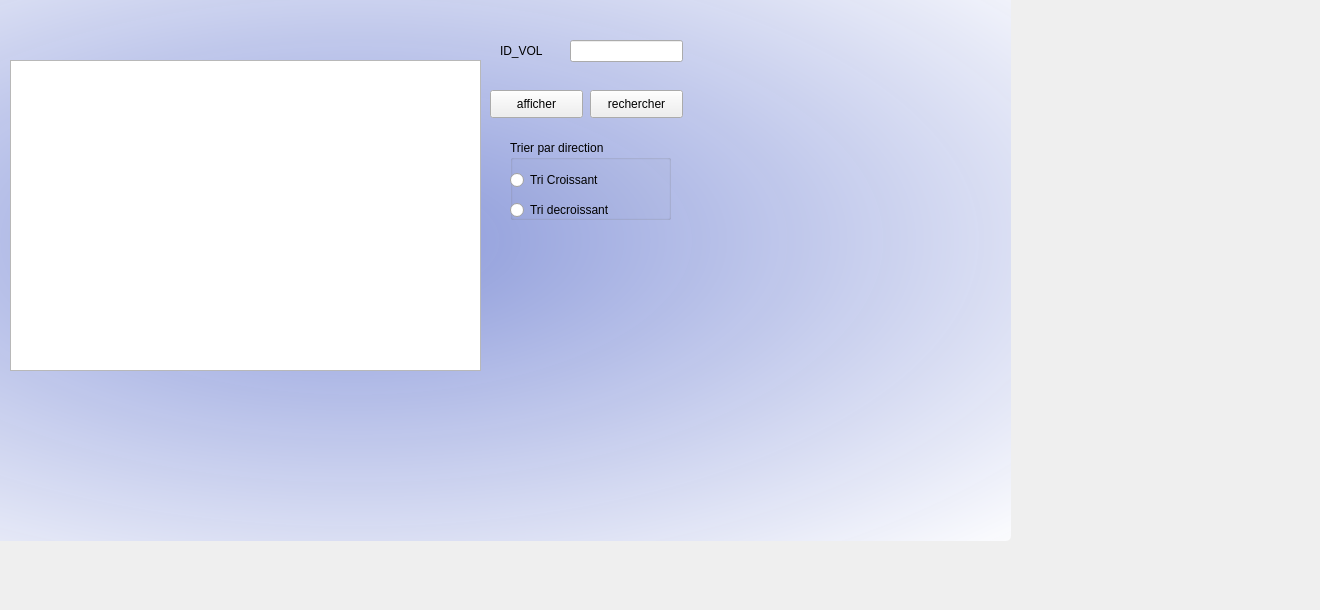
   <widget class="QWidget" name="tab_2">
    <attribute name="title">
     <string>affichage du vol</string>
    </attribute>
    <widget class="QPushButton" name="pushButton">
     <property name="geometry">
      <rect>
       <x>490</x>
       <y>90</y>
       <width>93</width>
       <height>28</height>
      </rect>
     </property>
     <property name="text">
      <string>afficher</string>
     </property>
    </widget>
    <widget class="QTableView" name="tablevol">
     <property name="geometry">
      <rect>
       <x>10</x>
       <y>60</y>
       <width>471</width>
       <height>311</height>
      </rect>
     </property>
    </widget>
    <widget class="QLabel" name="label_13">
     <property name="geometry">
      <rect>
       <x>-300</x>
       <y>-60</y>
       <width>1311</width>
       <height>601</height>
      </rect>
     </property>
     <property name="styleSheet">
      <string notr="true">fQToolTip

{

     border: 1px solid black;

     background-color: #ffa02f;

     padding: 1px;

     border-radius: 3px;

     opacity: 100;

}

QFrame

{

	background-color: rgb(98, 98, 98);

}



QWidget

{

/* widget-&gt;setStyleSheet(&quot;background-color: transparent;&quot;);

widget-&gt;setWindowFlags(Qt::FramelessWindowHint);   //No windowing

widget-&gt;setAttribute(Qt::WA_TranslucentBackground); // No background*/

	color: rgb(0, 0, 0);

 /*  color: #b1b1b1;*/

 

	background-color: qradialgradient(spread:pad, cx:0.5, cy:0.5, radius:0.732, fx:0.5, fy:0.5, stop:0 rgba(134, 149, 217, 245), stop:1 rgba(255, 255, 255, 255));

	/*background-color: qradialgradient(spread:pad, cx:0.5, cy:0.5, radius:0.752, fx:0.513, fy:0.511364, stop:0 rgba(93, 63, 211, 255), stop:1 rgba(255, 255, 255, 255));*/



  padding: 1px;

   /* border-style: solid;

  /*  border: 1px solid #1e1e1e;*/

    border-radius: 5;

  /* background-color: #674ea7;*/

/*#323232; loun el page mtaa e l ajout w mtaa el supprimer w el adition w el affichage */

}



QWidget:item:hover

{

    background-color: QLinearGradient( x1: 0, y1: 0, x2: 0, y2: 1, stop: 0 #ffa02f, stop: 1 #ca0619);

    color: #000000;

}



QWidget:item:selected

{

    background-color: QLinearGradient( x1: 0, y1: 0, x2: 0, y2: 1, stop: 0 #ffa02f, stop: 1 #d7801a);

}



QMenuBar::item

{

    background: transparent;

}



QMenuBar::item:selected

{

    background: transparent;

    border: 1px solid #ffaa00;

}



QMenuBar::item:pressed

{

    background: #444;

    border: 1px solid #000;

    background-color: QLinearGradient(

        x1:0, y1:0,

        x2:0, y2:1,

        stop:1 #212121,

        stop:0.4 #343434/*,

        stop:0.2 #343434,

        stop:0.1 #ffaa00*/

    );

    margin-bottom:-1px;

    padding-bottom:1px;

}



QMenu

{

    border: 1px solid #000;

}



QMenu::item

{

    padding: 2px 20px 2px 20px;

}



QMenu::item:selected

{

    color: #000000;

}



QWidget:disabled

{

    color: #404040;

    background-color: #323232;

}



QAbstractItemView

{

    background-color: QLinearGradient( x1: 0, y1: 0, x2: 0, y2: 1, stop: 0 #4d4d4d, stop: 0.1 #646464, stop: 1 #5d5d5d);

}



QWidget:focus

{

    /*border: 2px solid QLinearGradient( x1: 0, y1: 0, x2: 0, y2: 1, stop: 0 #ffa02f, stop: 1 #d7801a);*/

}



QLineEdit

{

    background-color: QLinearGradient( x1: 0, y1: 0, x2: 0, y2: 1, stop: 0 #4d4d4d, stop: 0 #646464, stop: 1 #5d5d5d);

    padding: 1px;

    border-style: solid;

    border: 1px solid #1e1e1e;

    border-radius: 5;

}



QPushButton

{

    color: #b1b1b1;

    background-color: QLinearGradient( x1: 0, y1: 0, x2: 0, y2: 1, stop: 0 #565656, stop: 0.1 #525252, stop: 0.5 #4e4e4e, stop: 0.9 #4a4a4a, stop: 1 #464646);

    border-width: 1px;

    border-color: #1e1e1e;

    border-style: solid;

    border-radius: 6;

    padding: 3px;

    font-size: 12px;

    padding-left: 5px;

    padding-right: 5px;

}



QPushButton:pressed

{

    background-color: QLinearGradient( x1: 0, y1: 0, x2: 0, y2: 1, stop: 0 #2d2d2d, stop: 0.1 #2b2b2b, stop: 0.5 #292929, stop: 0.9 #282828, stop: 1 #252525);

}



QComboBox

{

    selection-background-color: #ffaa00;

    background-color: QLinearGradient( x1: 0, y1: 0, x2: 0, y2: 1, stop: 0 #565656, stop: 0.1 #525252, stop: 0.5 #4e4e4e, stop: 0.9 #4a4a4a, stop: 1 #464646);

    border-style: solid;

    border: 1px solid #1e1e1e;

    border-radius: 5;

}



QComboBox:hover,QPushButton:hover

{

    border: 2px solid QLinearGradient( x1: 0, y1: 0, x2: 0, y2: 1, stop: 0 #ffa02f, stop: 1 #d7801a);

}





QComboBox:on

{

    padding-top: 3px;

    padding-left: 4px;

    background-color: QLinearGradient( x1: 0, y1: 0, x2: 0, y2: 1, stop: 0 #2d2d2d, stop: 0.1 #2b2b2b, stop: 0.5 #292929, stop: 0.9 #282828, stop: 1 #252525);

    selection-background-color: #ffaa00;

}



QComboBox QAbstractItemView

{

    border: 2px solid darkgray;

    selection-background-color: QLinearGradient( x1: 0, y1: 0, x2: 0, y2: 1, stop: 0 #ffa02f, stop: 1 #d7801a);

}



QComboBox::drop-down

{

     subcontrol-origin: padding;

     subcontrol-position: top right;

     width: 15px;



     border-left-width: 0px;

     border-left-color: darkgray;

     border-left-style: solid; /* just a single line */

     border-top-right-radius: 3px; /* same radius as the QComboBox */

     border-bottom-right-radius: 3px;

 }



QComboBox::down-arrow

{

     image: url(:/down_arrow.png);

}



QGroupBox:focus

{

border: 2px solid QLinearGradient( x1: 0, y1: 0, x2: 0, y2: 1, stop: 0 #ffa02f, stop: 1 #d7801a);

}



QTextEdit:focus

{

    border: 2px solid QLinearGradient( x1: 0, y1: 0, x2: 0, y2: 1, stop: 0 #ffa02f, stop: 1 #d7801a);

}



QScrollBar:horizontal {

     border: 1px solid #222222;

     background: QLinearGradient( x1: 0, y1: 0, x2: 0, y2: 1, stop: 0.0 #121212, stop: 0.2 #282828, stop: 1 #484848);

     height: 7px;

     margin: 0px 16px 0 16px;

}



QScrollBar::handle:horizontal

{

      background: QLinearGradient( x1: 0, y1: 0, x2: 1, y2: 0, stop: 0 #ffa02f, stop: 0.5 #d7801a, stop: 1 #ffa02f);

      min-height: 20px;

      border-radius: 2px;

}



QScrollBar::add-line:horizontal {

      border: 1px solid #1b1b19;

      border-radius: 2px;

      background: QLinearGradient( x1: 0, y1: 0, x2: 1, y2: 0, stop: 0 #ffa02f, stop: 1 #d7801a);

      width: 14px;

      subcontrol-position: right;

      subcontrol-origin: margin;

}



QScrollBar::sub-line:horizontal {

      border: 1px solid #1b1b19;

      border-radius: 2px;

      background: QLinearGradient( x1: 0, y1: 0, x2: 1, y2: 0, stop: 0 #ffa02f, stop: 1 #d7801a);

      width: 14px;

     subcontrol-position: left;

     subcontrol-origin: margin;

}



QScrollBar::right-arrow:horizontal, QScrollBar::left-arrow:horizontal

{

      border: 1px solid black;

      width: 1px;

      height: 1px;

      background: white;

}



QScrollBar::add-page:horizontal, QScrollBar::sub-page:horizontal

{

      background: none;

}



QScrollBar:vertical

{

      background: QLinearGradient( x1: 0, y1: 0, x2: 1, y2: 0, stop: 0.0 #121212, stop: 0.2 #282828, stop: 1 #484848);

      width: 7px;

      margin: 16px 0 16px 0;

      border: 1px solid #222222;

}



QScrollBar::handle:vertical

{

      background: QLinearGradient( x1: 0, y1: 0, x2: 0, y2: 1, stop: 0 #ffa02f, stop: 0.5 #d7801a, stop: 1 #ffa02f);

      min-height: 20px;

      border-radius: 2px;

}



QScrollBar::add-line:vertical

{

      border: 1px solid #1b1b19;

      border-radius: 2px;

      background: QLinearGradient( x1: 0, y1: 0, x2: 0, y2: 1, stop: 0 #ffa02f, stop: 1 #d7801a);

      height: 14px;

      subcontrol-position: bottom;

      subcontrol-origin: margin;

}



QScrollBar::sub-line:vertical

{

      border: 1px solid #1b1b19;

      border-radius: 2px;

      background: QLinearGradient( x1: 0, y1: 0, x2: 0, y2: 1, stop: 0 #d7801a, stop: 1 #ffa02f);

      height: 14px;

      subcontrol-position: top;

      subcontrol-origin: margin;

}



QScrollBar::up-arrow:vertical, QScrollBar::down-arrow:vertical

{

      border: 1px solid black;

      width: 1px;

      height: 1px;

      background: white;

}





QScrollBar::add-page:vertical, QScrollBar::sub-page:vertical

{

      background: none;

}



QTextEdit

{

    background-color: #242424;

}



QPlainTextEdit

{

    background-color: #242424;

}



QHeaderView::section

{

    background-color: QLinearGradient(x1:0, y1:0, x2:0, y2:1, stop:0 #616161, stop: 0.5 #505050, stop: 0.6 #434343, stop:1 #656565);

    color: white;

    padding-left: 4px;

    border: 1px solid #6c6c6c;

}



QCheckBox:disabled

{

color: #414141;

}



QDockWidget::title

{

    text-align: center;

    spacing: 3px; /* spacing between items in the tool bar */

    background-color: QLinearGradient(x1:0, y1:0, x2:0, y2:1, stop:0 #323232, stop: 0.5 #242424, stop:1 #323232);

}



QDockWidget::close-button, QDockWidget::float-button

{

    text-align: center;

    spacing: 1px; /* spacing between items in the tool bar */

    background-color: QLinearGradient(x1:0, y1:0, x2:0, y2:1, stop:0 #323232, stop: 0.5 #242424, stop:1 #323232);

}



QDockWidget::close-button:hover, QDockWidget::float-button:hover

{

    background: #242424;

}



QDockWidget::close-button:pressed, QDockWidget::float-button:pressed

{

    padding: 1px -1px -1px 1px;

}



QMainWindow::separator

{

    background-color: QLinearGradient(x1:0, y1:0, x2:0, y2:1, stop:0 #161616, stop: 0.5 #151515, stop: 0.6 #212121, stop:1 #343434);

    color: white;

    padding-left: 4px;

    border: 1px solid #4c4c4c;

    spacing: 3px; /* spacing between items in the tool bar */

}



QMainWindow::separator:hover

{



    background-color: QLinearGradient(x1:0, y1:0, x2:0, y2:1, stop:0 #d7801a, stop:0.5 #b56c17 stop:1 #ffa02f);

    color: white;

    padding-left: 4px;

    border: 1px solid #6c6c6c;

    spacing: 3px; /* spacing between items in the tool bar */

}



QToolBar::handle

{

     spacing: 3px; /* spacing between items in the tool bar */

     background: url(:/images/handle.png);

}



QMenu::separator

{

    height: 2px;

    background-color: QLinearGradient(x1:0, y1:0, x2:0, y2:1, stop:0 #161616, stop: 0.5 #151515, stop: 0.6 #212121, stop:1 #343434);

    color: white;

    padding-left: 4px;

    margin-left: 10px;

    margin-right: 5px;

}



QProgressBar

{

    border: 2px solid grey;

    border-radius: 5px;

    text-align: center;

}



QProgressBar::chunk

{

    background-color: #d7801a;

    width: 2.15px;

    margin: 0.5px;

}



QTabBar::tab {

    color: #b1b1b1;

    border: 1px solid #444;

    border-bottom-style: none;

    background-color: #323232;

    padding-left: 10px;

    padding-right: 10px;

    padding-top: 3px;

    padding-bottom: 2px;

    margin-right: -1px;

}



QTabWidget::pane {

    border: 1px solid #444;

    top: 1px;

}



QTabBar::tab:last

{

    margin-right: 0; /* the last selected tab has nothing to overlap with on the right */

    border-top-right-radius: 3px;

}



QTabBar::tab:first:!selected

{

 margin-left: 0px; /* the last selected tab has nothing to overlap with on the right */





    border-top-left-radius: 3px;

}



QTabBar::tab:!selected

{

    color: #b1b1b1;

    border-bottom-style: solid;

    margin-top: 3px;

    background-color: QLinearGradient(x1:0, y1:0, x2:0, y2:1, stop:1 #212121, stop:.4 #343434);

}



QTabBar::tab:selected

{

    border-top-left-radius: 3px;

    border-top-right-radius: 3px;

    margin-bottom: 0px;

}



QTabBar::tab:!selected:hover

{

    /*border-top: 2px solid #ffaa00;

    padding-bottom: 3px;*/

    border-top-left-radius: 3px;

    border-top-right-radius: 3px;

    background-color: QLinearGradient(x1:0, y1:0, x2:0, y2:1, stop:1 #212121, stop:0.4 #343434, stop:0.2 #343434, stop:0.1 #ffaa00);

}



QRadioButton::indicator:checked, QRadioButton::indicator:unchecked{

    color: #b1b1b1;

    background-color: #323232;

    border: 1px solid #b1b1b1;

    border-radius: 6px;

}



QRadioButton::indicator:checked

{

    background-color: qradialgradient(

        cx: 0.5, cy: 0.5,

        fx: 0.5, fy: 0.5,

        radius: 1.0,

        stop: 0.25 #ffaa00,

        stop: 0.3 #323232

    );

}



QCheckBox::indicator{

    color: #b1b1b1;

    background-color: #323232;

    border: 1px solid #b1b1b1;

    width: 9px;

    height: 9px;

}



QRadioButton::indicator

{

    border-radius: 6px;

}



QRadioButton::indicator:hover, QCheckBox::indicator:hover

{

    border: 1px solid #ffaa00;

}



QCheckBox::indicator:checked

{

    image:url(:/images/checkbox.png);

}



QCheckBox::indicator:disabled, QRadioButton::indicator:disabled

{

    border: 1px solid #444;

}



</string>
     </property>
     <property name="text">
      <string/>
     </property>
     <property name="pixmap">
      <pixmap>:/pics/avion decolle.jpg</pixmap>
     </property>
    </widget>
    <widget class="QPushButton" name="rechercher_button">
     <property name="geometry">
      <rect>
       <x>590</x>
       <y>90</y>
       <width>93</width>
       <height>28</height>
      </rect>
     </property>
     <property name="text">
      <string>rechercher</string>
     </property>
    </widget>
    <widget class="QGroupBox" name="groupBox_2">
     <property name="geometry">
      <rect>
       <x>510</x>
       <y>140</y>
       <width>161</width>
       <height>80</height>
      </rect>
     </property>
     <property name="title">
      <string>Trier par direction</string>
     </property>
     <widget class="QRadioButton" name="radioButton_croissant">
      <property name="geometry">
       <rect>
        <x>0</x>
        <y>30</y>
        <width>141</width>
        <height>20</height>
       </rect>
      </property>
      <property name="text">
       <string>Tri Croissant</string>
      </property>
     </widget>
     <widget class="QRadioButton" name="radioButton_dcroissant">
      <property name="geometry">
       <rect>
        <x>0</x>
        <y>60</y>
        <width>121</width>
        <height>20</height>
       </rect>
      </property>
      <property name="text">
       <string>Tri decroissant</string>
      </property>
     </widget>
    </widget>
    <widget class="QLineEdit" name="ID_VOL">
     <property name="geometry">
      <rect>
       <x>570</x>
       <y>40</y>
       <width>113</width>
       <height>22</height>
      </rect>
     </property>
    </widget>
    <widget class="QLabel" name="label_16">
     <property name="geometry">
      <rect>
       <x>500</x>
       <y>40</y>
       <width>51</width>
       <height>21</height>
      </rect>
     </property>
     <property name="text">
      <string>ID_VOL</string>
     </property>
    </widget>
    <zorder>label_13</zorder>
    <zorder>pushButton</zorder>
    <zorder>tablevol</zorder>
    <zorder>rechercher_button</zorder>
    <zorder>groupBox_2</zorder>
    <zorder>ID_VOL</zorder>
    <zorder>label_16</zorder>
   </widget>
